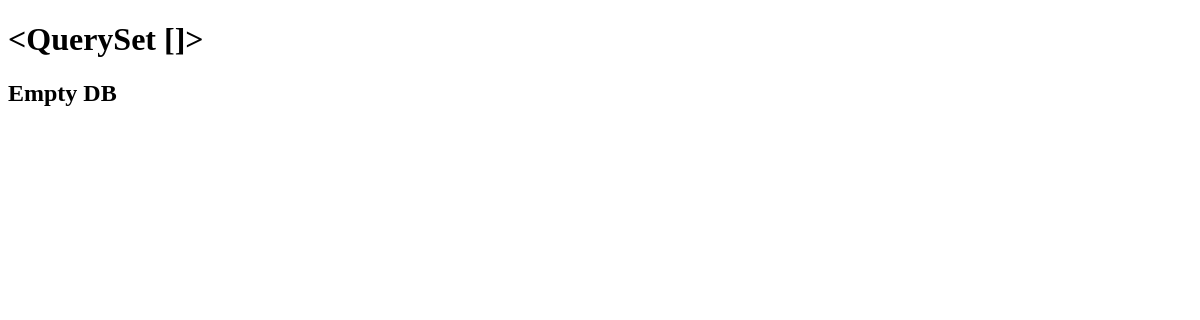
/about/t/, run on an earlier commit of the app's database.
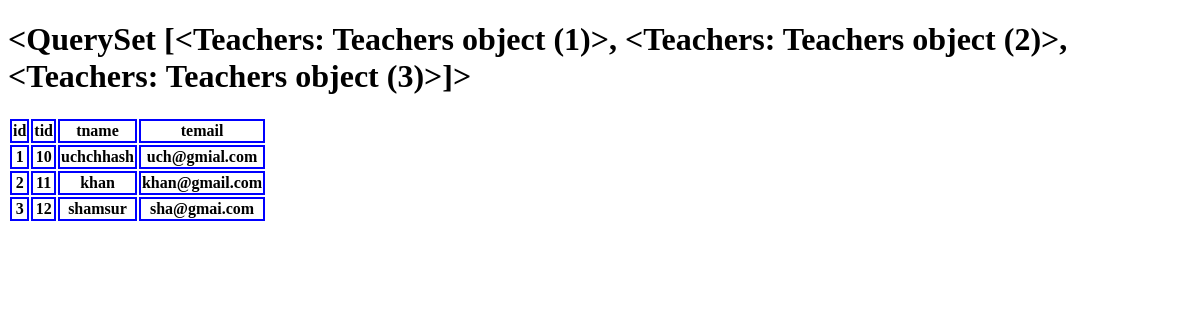
And on a later commit of the database.
### About_us/models.py (models this page shows)
class Teachers(models.Model):
    tid = models.IntegerField()
    tname = models.CharField(max_length=40)
    temail = models.EmailField(max_length=30)

### About_us/views.py (the view)
# urls.py: path('t/',views.teachers_info)
def teachers_info(request):
    teach= Teachers.objects.all()
    return render(request,'about/t.html', {'thr': teach})

### templates/about/t.html (shortened to what this page needs)
<!DOCTYPE html>
{% load static %}
<html lang="en">
<head>
    <link rel="stylesheet" href="{% static 'css/t.css' %}">
</head>
<body>
    <h1>{{thr}}</h1>
    {% if thr %}
    <table>
        <tr>
            <th> id </th>
            <th> tid  </th>
            <th> tname </th>
            <th> temail </th>
        </tr>
        {% for th in thr %}
        <tr>
            <th> {{th.id}} </th>
            <th> {{th.tid }}</th>
            <th> {{th.tname}} </th>
            <th> {{th.temail}} </th>
        </tr>
        {% endfor %}
    </table>
    {% else %}
    <h2> Empty DB </h2>
    {% endif %}
</body>
</html>

What changed in the data, as far as the page shows it:
added Teachers: id "<QuerySet [<Teachers: Teachers object (1)>, <Teachers: Teachers object (2)>, <Teachers: Teachers object (3)>]>", id "1", tid "10", tname "uchchhash", temail "uch@gmial.com"
added Teachers: id "2", tid "11", tname "khan", temail "khan@gmail.com"
added Teachers: id "3", tid "12", tname "shamsur", temail "sha@gmai.com"
Also different on the page:
{{ thr }}: "<QuerySet []>" → (not shown)
text no longer shown: "Empty DB"
text now shown: "id tid tname temail"
